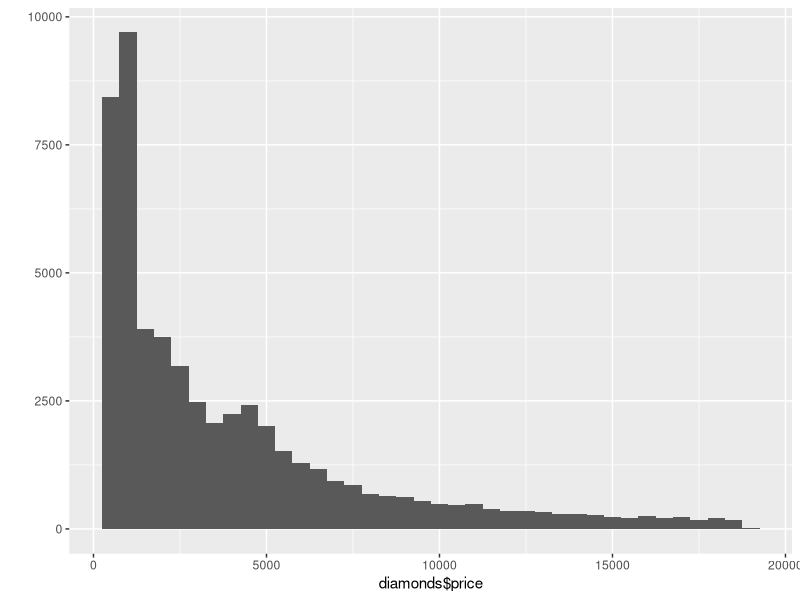

The R script that drew this image: (Note: this script raises an error after producing the figure.)
library(ggplot2)
data(diamonds)
?diamonds

#A data frame with 53940 rows and 10 variables:
#price: price in US dollars (\$326–\$18,823)
#carat: weight of the diamond (0.2–5.01)
#cut: quality of the cut (Fair, Good, Very Good, Premium, Ideal)
#color: diamond colour, from J (worst) to D (best)
#clarity: a measurement of how clear the diamond is (I1 (worst), SI1, SI2, VS1, VS2, VVS1, VVS2, IF (best))
#x: length in mm (0–10.74)
#y: width in mm (0–58.9)
#z: depth in mm (0–31.8)
#depth: total depth percentage = z / mean(x, y) = 2 * z / (x + y) (43–79)
#table: width of top of diamond relative to widest point (43–95)


summary(diamonds)
class(diamonds)
str(diamonds)
head(diamonds)
dim(diamonds)

qplot(diamonds$price, binwidth = 500)

summary(diamonds$price)

sum(diamonds$price < 500)
nrow(subset(diamonds, price < 500))
   # why cant I do the following
nrow(diamonds$price < 500)

sum(diamonds$price <= 250)
nrow(subset(diamonds, price < 250))

sum(diamonds$price >= 15000)
nrow(subset(diamonds, price >= 15000))

ggplot(diamonds) + geom_histogram(aes(x=price), binwidth = 100, 
                                  color = "black", fill = "yellow") + 
  ggtitle("Diamonds Price Histogram between $0 and $1800.") + 
  coord_cartesian(xlim=c(0,18000, 100), ylim = c(0,3000,100))

?ggsave

ggsave('pricehistogram.png')

library(ggplot2)
data(diamonds)
ggplot(diamonds) + geom_histogram(aes(x=price), binwidth = 1, 
                                  color = "black", fill = "lightblue") + 
  ggtitle("Diamonds Price by Cut Histogram") + 
  facet_grid(. ~ carat)


by((diamonds$price/diamonds$carat), diamonds$color, summary)


ggplot(diamonds) + geom_boxplot(aes(x = (price/carat),  y = color, fill = price/carat), color = 'red') + 
  ggtitle("Diamond Price per Carat by Color.")


by((diamonds$price/diamonds$carat), diamonds$color, summary)

##############################################################

## Part one  answer

ggplot(diamonds) + geom_boxplot(aes(x = color,  y = (price/carat), fill = price/carat), color = 'red') + 
  scale_y_continuous(breaks = seq(0,18000,1000)) +
  ggtitle("Diamond Price per Carat by Color.")

ggsave("Boxplot -Diamond Price per Carat by Color.png")









